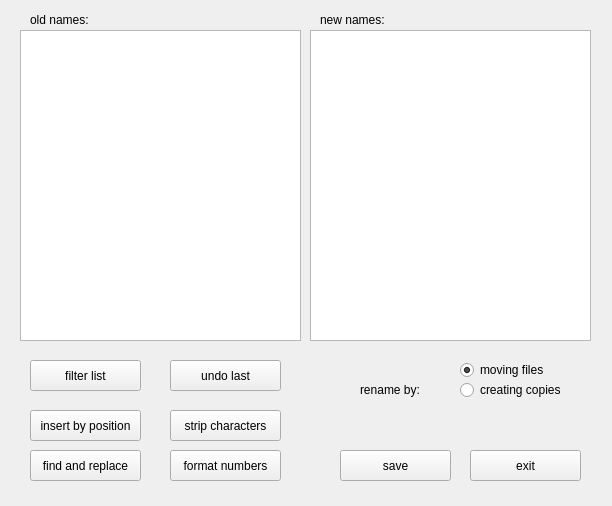
<?xml version="1.0" encoding="UTF-8"?>
<ui version="4.0">
 <class>MainWindow</class>
 <widget class="QMainWindow" name="MainWindow">
  <property name="geometry">
   <rect>
    <x>0</x>
    <y>0</y>
    <width>612</width>
    <height>506</height>
   </rect>
  </property>
  <property name="windowTitle">
   <string>renamer</string>
  </property>
  <widget class="QWidget" name="centralwidget">
   <widget class="QLabel" name="label_oold">
    <property name="geometry">
     <rect>
      <x>30</x>
      <y>10</y>
      <width>101</width>
      <height>20</height>
     </rect>
    </property>
    <property name="text">
     <string>old names:</string>
    </property>
   </widget>
   <widget class="QListWidget" name="list_old">
    <property name="geometry">
     <rect>
      <x>20</x>
      <y>30</y>
      <width>281</width>
      <height>311</height>
     </rect>
    </property>
    <property name="selectionMode">
     <enum>QAbstractItemView::MultiSelection</enum>
    </property>
    <property name="selectionBehavior">
     <enum>QAbstractItemView::SelectRows</enum>
    </property>
   </widget>
   <widget class="QLabel" name="label_new">
    <property name="geometry">
     <rect>
      <x>320</x>
      <y>10</y>
      <width>81</width>
      <height>20</height>
     </rect>
    </property>
    <property name="text">
     <string>new names:</string>
    </property>
   </widget>
   <widget class="QListWidget" name="list_new">
    <property name="geometry">
     <rect>
      <x>310</x>
      <y>30</y>
      <width>281</width>
      <height>311</height>
     </rect>
    </property>
    <property name="selectionMode">
     <enum>QAbstractItemView::NoSelection</enum>
    </property>
   </widget>
   <widget class="QPushButton" name="button_insert">
    <property name="geometry">
     <rect>
      <x>30</x>
      <y>410</y>
      <width>111</width>
      <height>31</height>
     </rect>
    </property>
    <property name="text">
     <string>insert by position</string>
    </property>
   </widget>
   <widget class="QPushButton" name="button_save">
    <property name="geometry">
     <rect>
      <x>340</x>
      <y>450</y>
      <width>111</width>
      <height>31</height>
     </rect>
    </property>
    <property name="text">
     <string>save</string>
    </property>
   </widget>
   <widget class="QPushButton" name="button_replace">
    <property name="geometry">
     <rect>
      <x>30</x>
      <y>450</y>
      <width>111</width>
      <height>31</height>
     </rect>
    </property>
    <property name="text">
     <string>find and replace</string>
    </property>
   </widget>
   <widget class="QPushButton" name="button_exit">
    <property name="geometry">
     <rect>
      <x>470</x>
      <y>450</y>
      <width>111</width>
      <height>31</height>
     </rect>
    </property>
    <property name="text">
     <string>exit</string>
    </property>
   </widget>
   <widget class="QPushButton" name="button_undo">
    <property name="geometry">
     <rect>
      <x>170</x>
      <y>360</y>
      <width>111</width>
      <height>31</height>
     </rect>
    </property>
    <property name="text">
     <string>undo last</string>
    </property>
   </widget>
   <widget class="QPushButton" name="button_strip">
    <property name="geometry">
     <rect>
      <x>170</x>
      <y>410</y>
      <width>111</width>
      <height>31</height>
     </rect>
    </property>
    <property name="text">
     <string>strip characters</string>
    </property>
   </widget>
   <widget class="QPushButton" name="button_format">
    <property name="geometry">
     <rect>
      <x>170</x>
      <y>450</y>
      <width>111</width>
      <height>31</height>
     </rect>
    </property>
    <property name="text">
     <string>format numbers</string>
    </property>
   </widget>
   <widget class="QPushButton" name="button_filter">
    <property name="geometry">
     <rect>
      <x>30</x>
      <y>360</y>
      <width>111</width>
      <height>31</height>
     </rect>
    </property>
    <property name="text">
     <string>filter list</string>
    </property>
   </widget>
   <widget class="QRadioButton" name="radioButton_move">
    <property name="geometry">
     <rect>
      <x>460</x>
      <y>360</y>
      <width>91</width>
      <height>20</height>
     </rect>
    </property>
    <property name="text">
     <string>moving files</string>
    </property>
    <property name="checked">
     <bool>true</bool>
    </property>
   </widget>
   <widget class="QRadioButton" name="radioButton_copy">
    <property name="geometry">
     <rect>
      <x>460</x>
      <y>380</y>
      <width>111</width>
      <height>20</height>
     </rect>
    </property>
    <property name="text">
     <string>creating copies</string>
    </property>
   </widget>
   <widget class="QLabel" name="label_rename_by">
    <property name="geometry">
     <rect>
      <x>360</x>
      <y>380</y>
      <width>71</width>
      <height>20</height>
     </rect>
    </property>
    <property name="text">
     <string>rename by:</string>
    </property>
   </widget>
  </widget>
 </widget>
 <tabstops>
  <tabstop>button_filter</tabstop>
  <tabstop>button_undo</tabstop>
  <tabstop>button_insert</tabstop>
  <tabstop>button_strip</tabstop>
  <tabstop>button_replace</tabstop>
  <tabstop>button_format</tabstop>
  <tabstop>radioButton_move</tabstop>
  <tabstop>radioButton_copy</tabstop>
  <tabstop>button_save</tabstop>
  <tabstop>button_exit</tabstop>
  <tabstop>list_old</tabstop>
  <tabstop>list_new</tabstop>
 </tabstops>
 <resources/>
 <connections/>
</ui>
